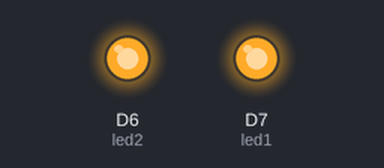
Recording of a sketch running on a simulated ESP8266 (NodeMCU). Shown: output pins drawn as LEDs (lit = HIGH).

Above: at 0.2 s.
At 27.2 s:
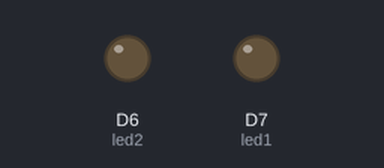
Timing chart, 0 to 29.9 s (numbered marks = the images above):
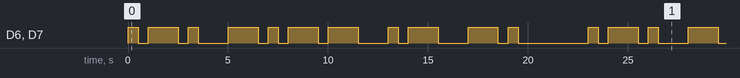

The sketch:

BlinkName.ino
```cpp
// ------------
// Blink an LED
// ------------


int led1 = D7; // Instead of writing D7 over and over again, we'll write led1, representing the built-in LED.
int led2 = D6; // Instead of writing D6 over and over again, we'll write led2, representing the additional red LED.
int dot = 500; // A dot is a 0.5 second blink.
int dash = 1500; // A dash is a 1.5 second blink
int end = 3500; // The end of a word is seperated by a 3.5 second blink.

void setup() {

	// We are going to tell our device that D7 & D6(which we named led1 & led2) are going to be output.
	// (That means that we will be sending voltage to them, rather than monitoring voltage that comes from them)

	// It's important you do this here, inside the setup() function rather than outside it or in the loop function.

	pinMode(led1, OUTPUT);
	pinMode(led2, OUTPUT);

}


// Function for turning light and off for specific lengths.
void light(int on, int off) {

    digitalWrite(led1, HIGH);
    digitalWrite(led2, HIGH);


	delay(on); // Length light is left on.


	digitalWrite(led1, LOW);
    digitalWrite(led2, LOW);


	delay(off); // Length light is left off.
}

// All following letter functions take int 'off' as a parameter, this allows for the distinction between the continuation and end of a word.

// Function for letter R in morse.
void morse_r(int off){
    light(dot, dot);
    light(dash, dot);
    light(dot, off);
}

// Function for letter Y in morse.
void morse_y(int off){
    light(dash, dot);
    light(dot, dot);
    light(dash, dot);
    light(dash, off);
}

// Function for letter A in morse.
void morse_a(int off){
    light(dot, dot);
    light(dash, off);
}

// Function for letter N in morse.
void morse_n(int off){
    light(dash, dot);
    light(dot, off);
}

// Function for letter W in morse.
void morse_w(int off){
    light(dot, dot);
    light(dash, dot);
    light(dash, off);
}

// Function for letter I in morse.
void morse_i(int off){
    light(dot, dot);
    light(dot, off);
}

// Function for letter T in morse.
void morse_t(int off){
    light(dash, off);
}

// Function for letter E in morse.
void morse_e(int off){
    light(dot, off);
}

// Function for letter S in morse.
void morse_s(int off){
    light(dot, dot);
    light(dot, dot);
    light(dot, off);
}

void loop() {

    morse_r(dash);
    morse_y(dash);
    morse_a(dash);
    morse_n(end);

}
```

Measured:
- by itself, D6 (led2), D7 (led1): moves between LOW and HIGH, repeating every 23.0 s
- by itself, everything shown: repeats every 23.0 s, in 22 steps
